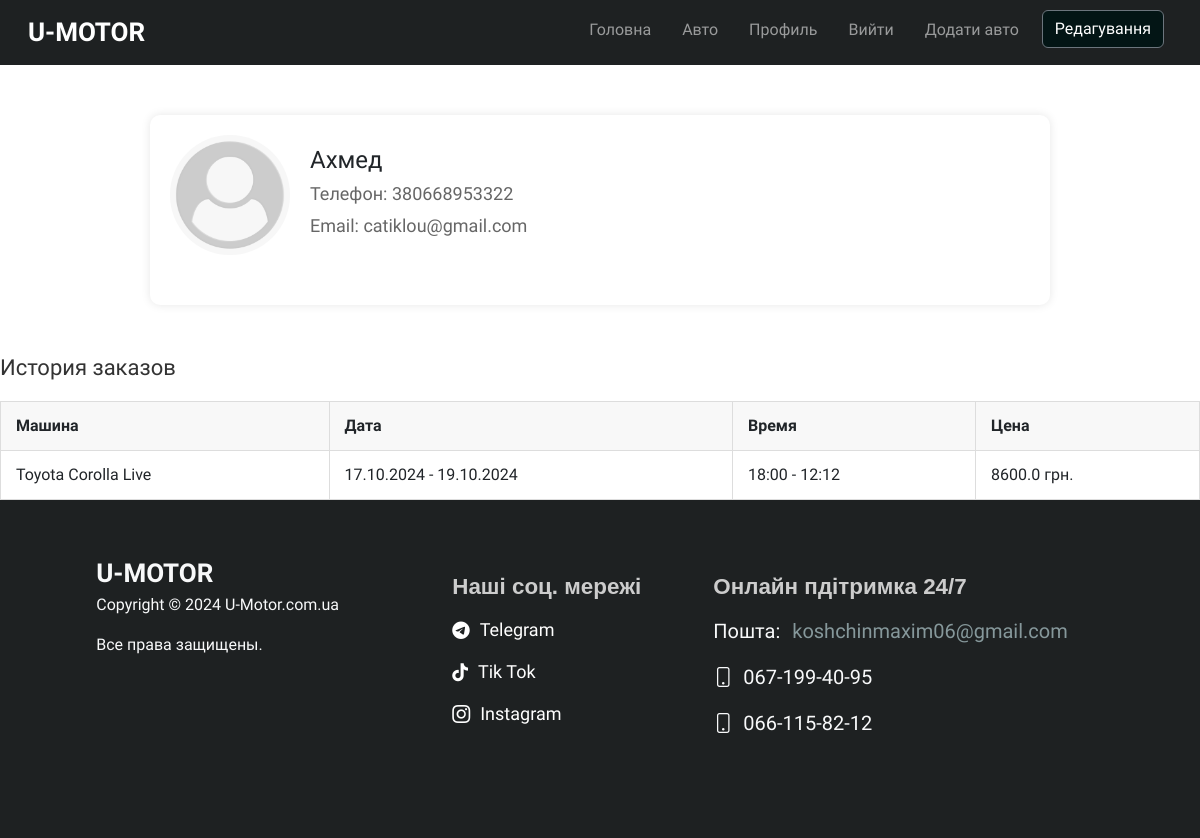
/my_profile/Ахмед (signed in), run on the app's committed database.
### app/models.py (models this page shows)
class User(UserMixin, db.Model):
    __tablename__ = 'user'  # Явно указываем имя таблицы
    id = db.Column(db.Integer, primary_key=True)
    user_name = db.Column(db.String(100), unique=True, nullable=False)
    user_password = db.Column(db.String(100), nullable=False)
    user_email = db.Column(db.String, unique=True, nullable=False)
    user_phone = db.Column(db.String, unique=True, nullable=False)
    user_photo = db.Column(db.String, nullable=False, default="default.png")
    is_admin = db.Column(db.Boolean, default=False)
    orders = db.relationship('Order', backref='user_relationship', lazy=True)

class Order(db.Model):
    __tablename__ = 'order'  # Явно указываем имя таблицы
    id = db.Column(db.Integer, primary_key=True)
    user_id = db.Column(db.Integer, db.ForeignKey('user.id'), nullable=True)
    user_phone = db.Column(db.String, nullable=True)
    car_id = db.Column(db.Integer, db.ForeignKey('cars.id'), nullable=False)
    start_date = db.Column(db.DateTime, nullable=False)
    stop_date = db.Column(db.DateTime, nullable=False)
    total_price = db.Column(db.Float, nullable=False)
    car = db.relationship('Cars', back_populates='orders')

class Cars(db.Model):
    __tablename__ = 'cars'  # Явно указываем имя таблицы
    id = db.Column(db.Integer, primary_key=True)
    car = db.Column(db.String, nullable=False)
    brand = db.Column(db.String, nullable=False)
    price = db.Column(db.Integer, nullable=False)  # Цена за день
    body = db.Column(db.String, nullable=False)
    image = db.Column(db.String, nullable=False, default="default.png")
    orders = db.relationship('Order', back_populates='car', lazy=True)

### app/routes.py (the view)
@bp.route("/my_profile/<string:user_name>", methods=["GET", "POST"])
@login_required
def my_profile(user_name):
    user = User.query.filter_by(user_name=user_name).first()
    if not user:
        flash('Пользователь не найден', 'warning')
        return redirect(url_for('main.home'))
    return render_template("my_profile.html", user=user)

### app/__init__.py (called while the page is built)
@login_manager.user_loader
def load_user(user_id):
    return User.query.get(int(user_id))

### app/routes.py (called while the page is built)
@bp.context_processor
def inject_form():
    return dict(form=RegisterForm())

@bp.context_processor
def inject_form():
    return dict(form_2=LoginForm())

### app/templates/my_profile.html (shortened to what this page needs)
{% extends "base.html" %}
{% block content %}
<div class="profile-container">
    <div class="profile-header">
        <img src="{{ url_for('static', filename='/photos/users/' + user.user_photo) }}" alt="{{ user.user_name }}" class="avatar">
        <div class="user-info">
            <h1>{{ user.user_name }}</h1>
            <p>Телефон: {{ user.user_phone }}</p>
            <p>Email: {{ user.user_email }}</p>
        </div>
    </div>
</div>
<div class="order-history">
    <h2>История заказов</h2>
    <table>
        <thead>
            <tr>
                <th>Машина</th>
                <th>Дата</th>
                <th>Время</th>
                <th>Цена</th>
            </tr>
        </thead>
        <tbody>
            {% for order in user.orders %}
            <tr>
                <td>{{ order.car.brand }} {{ order.car.car }}</td>
                <td>{{ order.start_date.strftime('%d.%m.%Y') }} - {{ order.stop_date.strftime('%d.%m.%Y') }}</td>
                <td>{{ order.start_date.strftime('%H:%M') }} - {{ order.stop_date.strftime('%H:%M') }}</td>
                <td>{{ order.total_price }} грн.</td>
            </tr>
            {% endfor %}
        </tbody>
    </table>
</div>
{% endblock %}

### app/static/styles/styles.css (style rules this page uses)
* { font-family:"Exo 2", sans-serif; }
html, body { margin: 0; padding: 0; width: 100%; min-height: 100vh; overflow-x: hidden; }
body { display: flex; flex-direction: column; }
.profile-container { max-width: 900px; margin: 50px auto; padding: 20px; background-color: white; border-radius: 10px; box-shadow: 0 0 10px rgba(0, 0, 0, 0.1); }
.profile-header { display: flex; align-items: center; margin-bottom: 30px; }
.profile-header .avatar { width: 120px; height: 120px; border-radius: 50%; object-fit: cover; margin-right: 20px; }
.profile-header .user-info h1 { margin: 0; font-size: 24px; }
.profile-header .user-info p { margin: 5px 0; font-size: 18px; color: #666; }
.order-history h2 { font-size: 22px; margin-bottom: 20px; color: #333; }
.order-history table { width: 100%; border-collapse: collapse; margin-top: 10px; }
.order-history table th, .order-history table td { padding: 12px 15px; border: 1px solid #ddd; text-align: left; }
.order-history table th { background-color: #f8f8f8; }
.order-history table td { background-color: #fff; }

### data on the page
User: user_photo (placeholder picture), user_name "Ахмед", user_phone "380668953322", user_email "catiklou@gmail.com"
Order: car.brand "Toyota", car.car "Corolla Live", start_date "17.10.2024", stop_date "19.10.2024", start_date "18:00", stop_date "12:12", total_price "8600.0"
